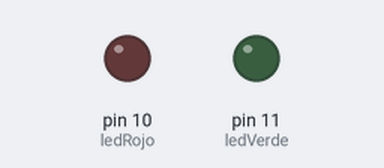
Bench run of a sketch on a simulated Arduino Uno, built with avr-gcc and run on an emulated ATmega328P. On the bench: output pins drawn as LEDs (lit = HIGH).

Above: at 0.05 s.
At 0.75 s:
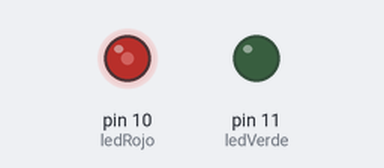
At 1.5 s:
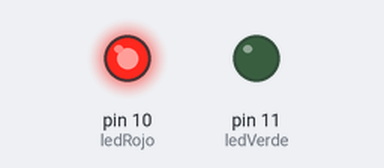
At 3.0 s:
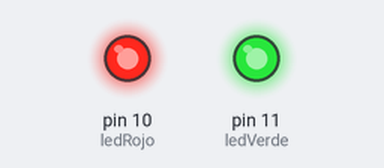
Timing chart, 0 to 6.9 s (numbered marks = the images above):
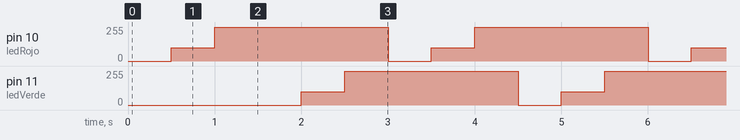

The sketch:

Endendido_apagado_de_leds_analog_write.ino
```cpp
int ledRojo = 10;
int ledVerde = 11;
int brillo_1 = 0;
int brillo_2 = 100;
int brillo_3 = 255;
int delay_time = 500;

void setup() {
  // put your setup code here, to run once:
 pinMode(ledRojo, OUTPUT);
 pinMode(ledVerde, OUTPUT);
}

void loop() {
  //Solamente tenemos 255 bits disponibles
  //tendriamos que iniciar desde 0 hasta 255
  analogWrite(ledRojo, brillo_1);
  delay(delay_time);
  analogWrite(ledRojo, brillo_2);
  delay(delay_time);
  analogWrite(ledRojo, brillo_3);
  delay(delay_time);

  analogWrite(ledVerde, brillo_1);
  delay(delay_time);
  analogWrite(ledVerde, brillo_2);
  delay(delay_time);
  analogWrite(ledVerde, brillo_3);
  delay(delay_time);
}
```

Measured:
- by itself, pin 10 (ledRojo), pin 11 (ledVerde): repeats every 3.0 s: 255/255 2.0 s, 0/255 0.50 s, 100/255 0.50 s
